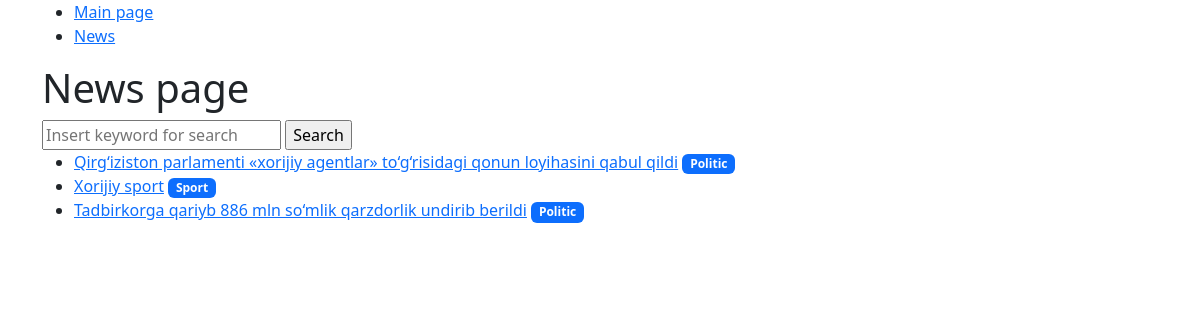
Page /news/ on the committed database.
### app_news/models.py (models this page shows, shortened)
class News(models.Model):
    news_title = models.CharField(max_length=255, verbose_name='News title')
    news_txt = models.TextField(verbose_name='News content')
    news_date = models.DateTimeField(verbose_name='News inserted time', auto_now_add=True)
    news_category = models.ForeignKey(Category, on_delete=models.CASCADE, verbose_name='', null=True)
    views_count = models.IntegerField(verbose_name='Views count', default=0)
    class Meta:
        verbose_name = 'News'
        db_table = 'news' # app_news_news
        verbose_name_plural = 'News'
        ordering = ['id']

class Category(models.Model):
    name = models.CharField(max_length=255, unique=True, verbose_name='Category Name')
    description = models.CharField(max_length=255, blank=True, verbose_name='Description')
    def __str__(self):
        return self.name
    class Meta:
        verbose_name = 'Category'
        verbose_name_plural = 'Categories'
        ordering = ['id']
        db_table = 'categories'

### app_news/views.py (the view)
# urls.py: path('', news_list, name='news_list'),
def news_list(request):
    if 'search' in request.GET:
        news = News.objects.filter(
            news_title__icontains=request.GET['search']
        ) | News.objects.filter(
            news_txt__icontains=request.GET['search'])
    else:
        news = News.objects.all() # SELECT * FROM news;
    return render(request, 'news/news_list.html', {'yangilik': news})

### templates/news/news_list.html (shortened to what this page needs)
{% extends 'base.html' %}
{% block content %}
	<h1>News page</h1>
    <form action="">
        <input type="text" name="search" placeholder="Insert keyword for search">
        <input type="submit" value="Search">
    </form>
    <ul>
        {% for xabar in yangilik %}
            <li>
                <a href="{% url 'news_detail' xabar.id %}">{{ xabar.news_title }}</a>
                <span class="badge bg-primary">{{ xabar.news_category }}</span>
            </li>
        {% endfor %}
    </ul>
{% endblock %}

### templates/base.html (shortened to what this page needs)
<!DOCTYPE html>
<html lang="en">
<head>
  <link href="https://cdn.jsdelivr.net/npm/bootstrap@5.3.3/dist/css/bootstrap.min.css" rel="stylesheet">
</head>
<body>
    <div class="container">
        <ul>
            <li><a href='/'>Main page</a></li>
            <li><a href="{% url 'news_list' %}">News</a></li>
        </ul>
        {% block content %}
        {% endblock %}
    </div>
</body>
</html>

### rows in the picture
News: news_title "Qirg‘iziston parlamenti «xorijiy agentlar» to‘g‘risidagi qonun loyihasini qabul qildi", news_category "Politic"
News: news_title "Xorijiy sport", news_category "Sport"
News: news_title "Tadbirkorga qariyb 886 mln so‘mlik qarzdorlik undirib berildi", news_category "Politic"
